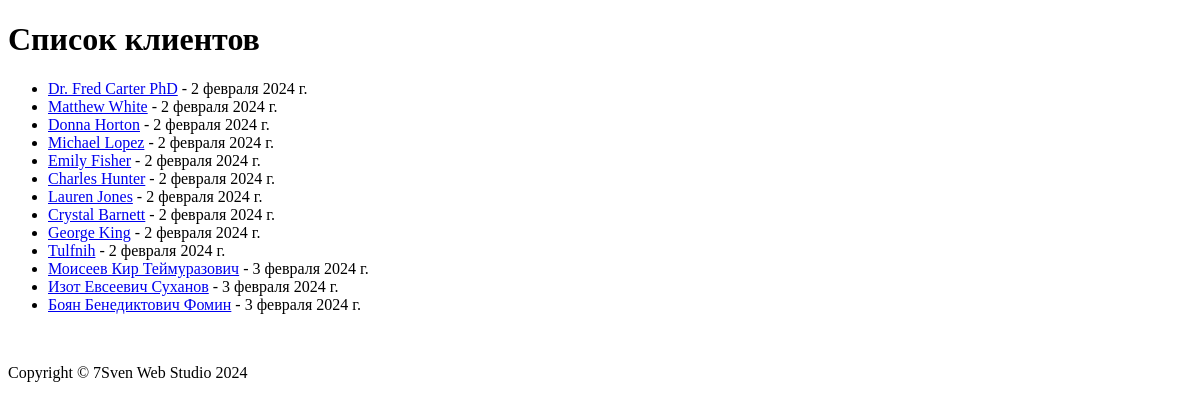
Before: /customers/list/ with the older database file.
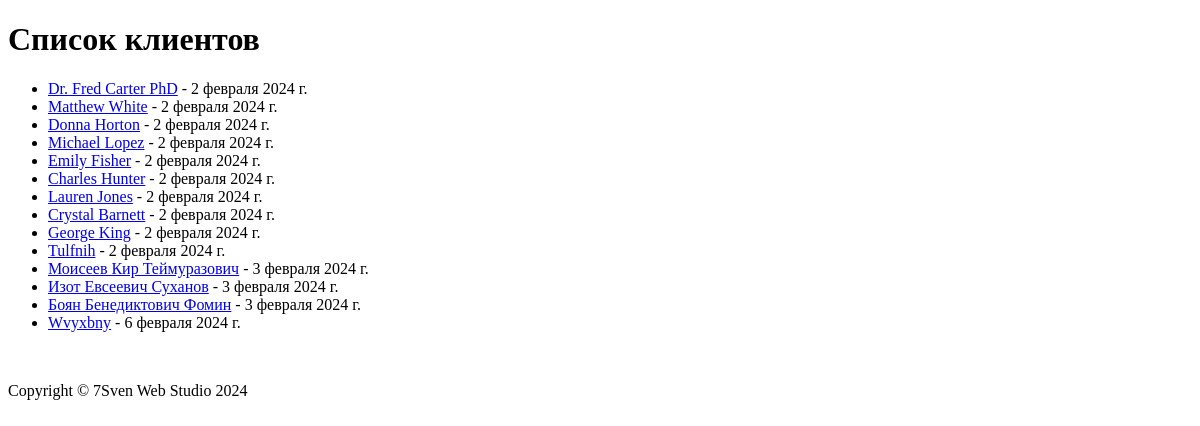
After: the same page with the newer database file.
### customers/models.py (models this page shows, shortened)
class Customer(models.Model):
    name = models.CharField(max_length=255, verbose_name='Имя клиента')
    email = models.EmailField(verbose_name='Почтовый адрес')
    phone_number = models.CharField(max_length=15, verbose_name='Номер телефона')
    address = models.TextField(verbose_name='Адрес')
    registration_date = models.DateField(auto_now_add=True, verbose_name='Дата регистрации')
    class Meta:
        verbose_name = 'Клиент'
        verbose_name_plural = 'Клиенты'

### customers/views.py (the view)
# urls.py: path('list/', fetch_customer_list, name='customer_list'),
def fetch_customer_list(request):
    customers = Customer.objects.all()
    return render(request, 'customers/customer_list.html', {'customers': customers})

### customers/templates/customers/customer_list.html (shortened to what this page needs)
{% extends 'base.html' %}
{% block content %}
    <h1>Список клиентов</h1>
    <ul>
        {% for customer in customers %}
        <li>
            <a href="{% url 'customer_view' customer.id %}">{{ customer.name }}</a> - {{ customer.registration_date }}
        </li>
        {% empty %}
        <li>Список клиентов пуст</li>
        {% endfor %}
    </ul>
{% endblock %}

Changed rows visible on the page:
added Customer: name "Wvyxbny", registration_date "6 февраля 2024 г."
